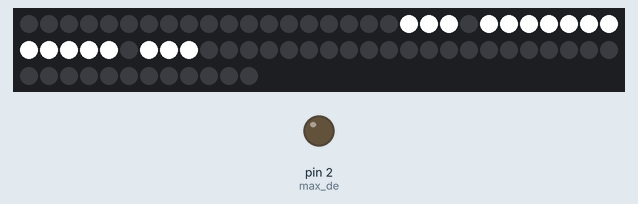
Bench run of a sketch on a simulated Arduino Uno, built with avr-gcc and run on an emulated ATmega328P. Shown: 72 RGB LEDs in strip order, left to right, continuing on the next row, output pins drawn as LEDs (lit = HIGH). Pins used as bus, display or sensor lines are not drawn.

Above: at 0.6 s.

The sketch:

transcender.ino
```cpp
#include "Adafruit_TLC5947.h"
#include "Metronome.h"
#define NUM_TLC5947 3

#define data    4
#define Clock   5
#define latch   7 // latch
#define oe      6 // tlc output enable
#define max_de  2 // max3085 driver output enable

Adafruit_TLC5947 tlc = Adafruit_TLC5947(NUM_TLC5947, Clock, data, latch);
metronome::State myMetro{};

void setup() {

  Serial.begin(115200); //153600
  pinMode(oe, OUTPUT);
  digitalWrite(oe, LOW);
  tlc.begin();
  delay(500);
  tlc.write();
  digitalWrite(oe, HIGH);

  //disable rs485 driver output
  pinMode(max_de, OUTPUT);
  digitalWrite(max_de, LOW);
}

uint8_t barNum[ 32 ] = {55, 54, 53, 52, 57, 56, 51,
                        50, 59, 58, 49, 48, 61, 60,
                        47, 46, 63, 62, 45, 44, 65,
                        64, 43, 42, 67, 66, 41, 40
                       };

uint8_t desk;
uint8_t sevSeg;
uint8_t sevSegPage;
uint8_t sevSegNumber;
uint8_t bar = 0;

uint16_t strip_low;
uint16_t strip_high;

int strip;

float blobCentre = -1;
uint8_t metro = 0;
uint8_t BPM = 60;


int packetBuffer[8] = {};
uint8_t packet_i = 0;
int oldBar = -1;

void ReceivePacket()
{
  while (0 < Serial.available()) {
    if (8 <= packet_i) {
      packet_i = 0;
      return;
    }

    packetBuffer[packet_i] = Serial.read();

    if (255 == packetBuffer[packet_i]) {
      if (packet_i < 7) {
        packet_i = 0;
        return;
      }

      packet_i = 0;

      desk = packetBuffer[0];
      if (desk != 3) {            //desk num
        continue;                 //continue;
      }

      sevSeg = packetBuffer[1];
      sevSegPage = sevSeg >> 7;
      sevSegNumber = sevSeg & 127;
      bar = packetBuffer[2];
      strip_low = packetBuffer[3];
      strip_high = (packetBuffer[4] & 127) << 7;
      strip = strip_high | strip_low;
      blobCentre = ((float)strip * 0.01) - 1;
      metro = packetBuffer[5];
      BPM = packetBuffer[6];

      return;
    }
    ++packet_i;
  }
}

void loop()
{

  metro = 0;
  ReceivePacket();
  if (metro != 0) {
    metronome::hit(&myMetro, metro - 1, BPM, (unsigned long)millis());
  }

  disp(sevSegNumber);

  setBar(bar);
  ledStrip(blobCentre);
  metroUpdate();

  tlc.write();
  delay(1);
}

void setBar(uint8_t newBar)
{
  const unsigned long duration = 500;
  const unsigned long blink_half_period = 50;
  const int blink_brightness = 500;
  const int solid_brightness = 100;

  static unsigned long last_change = 0;

  if (newBar == oldBar) {
    // if changed recently, then modulate brightness
    unsigned long since_last_change = millis() - last_change;

    if (duration < since_last_change) {
      tlc.setPWM(barNum[newBar - 1], solid_brightness);
      return;
    }

    int on = (since_last_change / blink_half_period) & 1;
    int brightness = on ? blink_brightness : 0;

    tlc.setPWM(barNum[newBar - 1], brightness);

    return;
  }

  // save: last bar change was now
  last_change = millis();

  if (oldBar != 0) {
    tlc.setPWM(barNum[oldBar - 1], 0);
  }
  if (newBar != 0) {
    tlc.setPWM(barNum[newBar - 1], solid_brightness);
  }
  oldBar = newBar;
}

void metroUpdate() {

  int PWM [4];
  int pins [] = {71, 70, 69, 68};
  metronome::fade(&myMetro, millis(), PWM, 4);
  for (int i = 0; i < 4; i++) {
    tlc.setPWM(pins[i], linearPWM(PWM[i]) * 5);
  }
}

void disp(int num) {

  // Segment Definitions
  uint8_t Disp[ 3 ][ 7 ] = {{37, 36, 31, 32, 33, 38, 39},  // Digit 1
    {24, 23, 28, 29, 30, 34, 35},  // Digit 2
    {20, 19, 25, 26, 27, 21, 22},  // Digit 3
  };

  // A  B  C  D  E  F  G
  uint8_t number[ 11 ][ 7 ] = {{ 1, 1, 1, 1, 1, 1, 0 }, // pattern for a 0
    { 0, 1, 1, 0, 0, 0, 0 },  // pattern for a 1
    { 1, 1, 0, 1, 1, 0, 1 },  // pattern for a 2
    { 1, 1, 1, 1, 0, 0, 1 },  // pattern for a 3
    { 0, 1, 1, 0, 0, 1, 1 },  // pattern for a 4
    { 1, 0, 1, 1, 0, 1, 1 },  // pattern for a 5
    { 1, 0, 1, 1, 1, 1, 1 },  // pattern for a 6
    { 1, 1, 1, 0, 0, 0, 0 },  // pattern for a 7
    { 1, 1, 1, 1, 1, 1, 1 },  // pattern for a 8
    { 1, 1, 1, 0, 0, 1, 1 },  // pattern for a 9

    { 1, 1, 0, 0, 1, 1, 1 }
  }; // P
  if (sevSegPage) {

    num = constrain(num, 0, 99);
    byte fir = 10;
    byte sec = num / 10;
    byte thi = num % 10;

    for ( uint8_t i = 0; i < 7 ; i++ ) {
      tlc.setPWM(Disp[0][i], (number[fir][i]) ? 4096 : 0 );
      tlc.setPWM(Disp[1][i], (number[sec][i]) ? 4096 : 0 );
      tlc.setPWM(Disp[2][i], (number[thi][i]) ? 4096 : 0 );
    }

  } else {

    byte fir = num / 100;
    byte sec = num % 100 / 10;
    byte thi = num % 10;

    for ( uint8_t i = 0; i < 7 ; i++ ) {
      tlc.setPWM(Disp[0][i], (number[fir][i]) ? 4096 : 0 );
      tlc.setPWM(Disp[1][i], (number[sec][i]) ? 4096 : 0 );
      tlc.setPWM(Disp[2][i], (number[thi][i]) ? 4096 : 0 );
    }
  }
}


void ledStrip(int blobCentre) {

  int offset = 100;
  for (int i = 0; i < 19; i++) {
    int brightness = constrain(strip - (offset * i), 0, 100);
    tlc.setPWM(i, brightness);
  }
}

/*
  void ledStrip(float blobCentre) {

  int maxBlobBrightness = 100;
  float width = 1.0f + blobCentre; //value from 1 to 19;

  for (int i = 0; i < 19; i++) {
    float X = (i - blobCentre);
    float brightness = constrain((width - (X * X)) / width, 0.0f, 1.0f);
    if (i < blobCentre) {
      brightness = 1.0f;
    }
    tlc.setPWM(i, linearPWM(brightness * 100));  //edited
  }
  }
*/

int linearPWM(int percentage) {
  double a = 9.7758463166360387E-01;
  double b = 5.5498961535023345E-02;
  return floor((a * exp(b * percentage) + .5)) - 1;
}
```

Metronome.h
```cpp
namespace metronome {

  const long brightness = 100;

struct State {
  bool on;
  int led;
  float bpm;
  unsigned long hit_millis;
};

// pwm_duties: 0 ~ 100 % for each led
// num_leds:   how many leds
void fade(State *state, unsigned long now_millis, int *pwm_duties,
          int num_leds) {
  if (!state->on) {
    return;
  }

  for (int i = 0; i < num_leds; ++i) {
    pwm_duties[i] = 0;
  }

  unsigned long since_hit_millis = now_millis - state->hit_millis;
  unsigned long duration_millis = 60000 / state->bpm;

#if 0
  if (since_hit_millis < duration_millis) {
    pwm_duties[state->led] = 100;
  }
#endif

  long duty = brightness - brightness * since_hit_millis / duration_millis;

  duty = max(0, duty);

  pwm_duties[state->led] = duty;
}

void hit(State *state, int led, float bpm, unsigned long hit_millis) {
  state->on = true;
  state->led = led;
  state->bpm = bpm;
  state->hit_millis = hit_millis;
}

}
```
